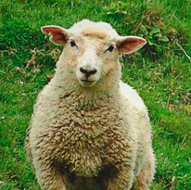
#> input picture TP4/Imagen5.png, 191 x 190 px
$ jupyter execute TP5.ipynb   (shell and % lines are left out)
#> lines starting #> are read from the running program, lines starting #| are printed output that depends on the picture; after the words box and inside, x2 and y2 are one past the last pixel; in counts of white or black regions, pixels touching at a corner belong together
[cell 1]
import numpy as np
import cv2 as cv
import matplotlib.pyplot as plt

[cell 2]
img = cv.imread('TP4/Imagen5.png')
#> img is the input picture: shape (190, 191, 3); mean B, G, R 65, 123.7, 102.5
img_show = cv.cvtColor(img, cv.COLOR_BGR2RGB)
img = cv.cvtColor(img, cv.COLOR_BGR2LAB)
#> img: shape (190, 191, 3); mean of channels 0, 1, 2 124.9, 111.3, 157.4
plt.imshow(img_show)
plt.show()

[cell 3]
features = img.reshape((-1,3))
print('Dimensión de la matriz de características (espacio RGB): {}'.format(features.shape))
#| Dimensión de la matriz de características (espacio RGB): (36290, 3)
features = np.float32(features)

[cell 4]
# Definimos el criterio de detención (Epsilon e iteraciones máximas) y número de clústers (K)
criteria = (cv.TERM_CRITERIA_MAX_ITER + cv.TERM_CRITERIA_EPS, 30, 1.0)
K = 2

# Corremos el algoritmo de K-means con:
# - El criterio de detención predefinido
# - 10 ejecuciones del algoritmo distintos parametros iniciales (devuelve los centros de la corrida que de grupos más compactos)
# - Parámetro de incialización de las semillas (aleatorio)
compact, label, color_clusters = cv.kmeans(features, K, None, criteria, 10, cv.KMEANS_RANDOM_CENTERS)
#> compact = 40843824.5; color_clusters = [[99.46, 106.6, 160.2], [179.6, 121.4, 151.2]]

[cell 5]
# Mostramos los centroides (colores) que representan cada cluster encontrado
color_clusters = np.uint8(color_clusters)
#> color_clusters = [[99, 106, 160], [179, 121, 151]]
print(f'Centroides: \n {color_clusters} \n')
#| Centroides:
#|  [[ 99 106 160]
#|  [179 121 151]]
# La función también devuelve un parámetro de "compactación" basado en las diferencias cuadradas entre las muestras y los centros hallados
compact = np.uint8(compact)
#> compact = 48
print('Compactación: \n {} \n'.format(compact))
#| Compactación:
#|  48
label[:4]
#> Out = [0, 0, 0, 0]

[cell 6]
# Cada píxel que corresponde a un grupo tiene copiado como etiqueta el color al que corresponde.
# Hacemos un reshape al tamaño original de la matriz de imagen
img_out = color_clusters[label.flatten()]
img_out = img_out.reshape((img.shape))
#> img_out: shape (190, 191, 3); mean of channels 0, 1, 2 124.4, 110.8, 157.1

# Mostramos la imagen compuesta
img_out_show = cv.cvtColor(img_out, cv.COLOR_LAB2RGB)
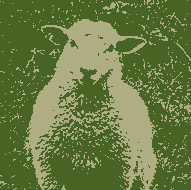
#> img_out_show: shape (190, 191, 3); mean R, G, B 104, 123.5, 65.8
plt.imshow(img_out_show)
plt.show()

[cell 7]
mask_list = list()
for cluster in color_clusters:
  mask = np.zeros(img_out.shape[:2],'uint8')
  mask[np.where((img_out == cluster).all(axis=2))] = 255
  mask_list.append(mask)
#> this loop made 2 passes
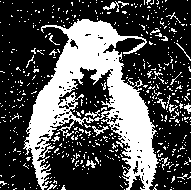
#> mask: shape (190, 191); 31.8% white; 559 white regions (539 under 20 px), largest, box (x1, y1, x2, y2) and area: (23, 19, 159, 190) 9088, (103, 1, 129, 12) 91, (92, 126, 109, 136) 58
#> after the loop, mask_list = 2 items

for i, mask in enumerate(mask_list):
    img_segmented = cv.bitwise_and(img_show, img_show, mask = mask)
    plt.imshow(img_segmented)
    plt.show()
#> this loop made 2 passes
#> pass 1, `img_segmented = cv.bitwise_and(img_show, img_show, mask = mask)`:
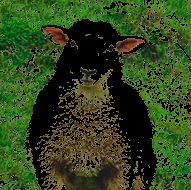
#> img_segmented: shape (190, 191, 3); mean R, G, B 46.7, 68.2, 23.7
#> pass 2, `img_segmented = cv.bitwise_and(img_show, img_show, mask = mask)`:
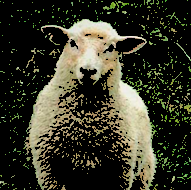
#> img_segmented: shape (190, 191, 3); mean R, G, B 55.8, 55.4, 41.3
    # print(mask)

[cell 8]
fig = plt.figure(figsize=(12, 12))
ax = fig.add_subplot(projection='3d')
ax.scatter(features[:,0], features[:,1], features[:,2], marker=".")
plt.show()
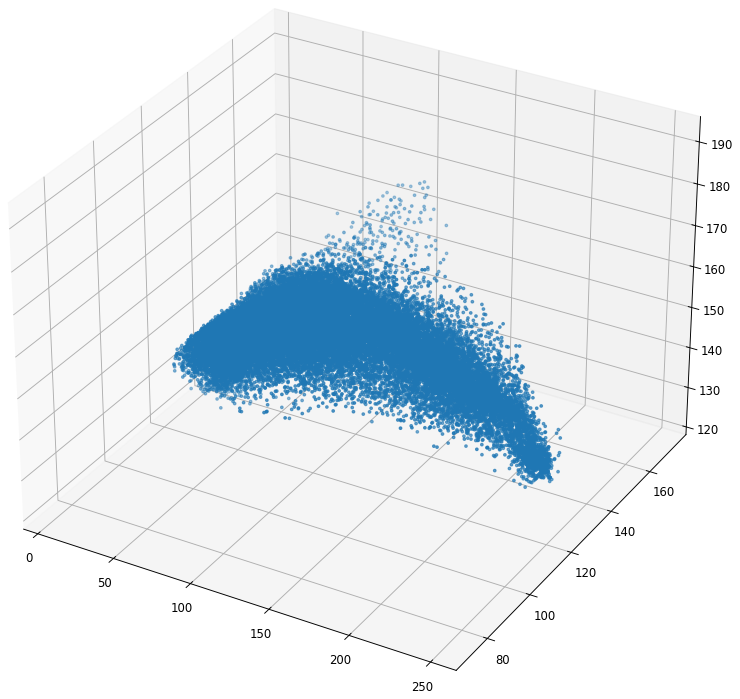
#> figure drawn by matplotlib, 1 panel

[cell 9]
features = img.reshape((-1,3))
features2=[]
column_count=-1
for index, value in enumerate(features):
    if index%img.shape[1]==0:
        column_count+=1
    features2.append([value[0],value[1],value[2], index-(img.shape[0]+1)*column_count, column_count])
#> this loop made 36290 passes
#> value on passes 1 to 12: [112, 88, 170], [89, 90, 168], [113, 91, 168], [128, 93, 167], [132, 96, 166], [134, 98, 167], [126, 99, 168], [95, 99, 168], [123, 99, 171], [118, 96, 172], [103, 91, 171], [92, 91, 169]
#> after the loop, column_count = 189; features2 = 36290 items
features = np.array(features2)
features = np.float32(features)
print('Dimensión de la matriz de características (espacio RGB): {}'.format(features.shape))
#| Dimensión de la matriz de características (espacio RGB): (36290, 5)

[cell 10]
criteria = (cv.TERM_CRITERIA_MAX_ITER + cv.TERM_CRITERIA_EPS, 30, 1.0)
K = 2
compact, label, color_clusters = cv.kmeans(features, K, None, criteria, 10, cv.KMEANS_RANDOM_CENTERS)
#> compact = 226264021.9; color_clusters = [[110, 112.8, 156.3, 48.47, 105.3], [139.2, 109.9, 158.4, 139.5, 84.21]]

[cell 11]
# Mostramos los centroides (colores) que representan cada cluster encontrado
color_clusters = np.uint8(color_clusters)
#> color_clusters = [[109, 112, 156, 48, 105], [139, 109, 158, 139, 84]]
print(f'Centroides: \n {color_clusters} \n')
#| Centroides:
#|  [[109 112 156  48 105]
#|  [139 109 158 139  84]]
# La función también devuelve un parámetro de "compactación" basado en las diferencias cuadradas entre las muestras y los centros hallados
compact = np.uint8(compact)
#> compact = 213
print('Compactación: \n {} \n'.format(compact))
#| Compactación:
#|  213
label[:4]
#> Out = [0, 0, 0, 0]

[cell 12]
# Cada píxel que corresponde a un grupo tiene copiado como etiqueta el color al que corresponde.
# Hacemos un reshape al tamaño original de la matriz de imagen
img_out = color_clusters[label.flatten()]
img_out = img_out[:,:3].reshape((img.shape))
#> img_out: shape (190, 191, 3); mean of channels 0, 1, 2 124.3, 110.5, 157

# Mostramos la imagen compuesta
img_out_show = cv.cvtColor(img_out, cv.COLOR_LAB2RGB)
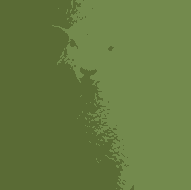
#> img_out_show: shape (190, 191, 3); mean R, G, B 102.8, 122.9, 65.3
plt.imshow(img_out_show)
plt.show()

[cell 13]
mask_list = list()
for cluster in color_clusters:
  mask = np.zeros(img_out.shape[:2],'uint8')
  print(img_out.shape, cluster.shape)
  mask[np.where((img_out == cluster[:3]).all(axis=2))] = 255
  mask_list.append(mask)
#> this loop made 2 passes
#| (190, 191, 3) (5,)
#| (190, 191, 3) (5,)
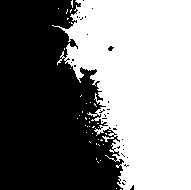
#> mask: shape (190, 191); 51.1% white; 32 black regions (31 under 20 px), largest, box (x1, y1, x2, y2) and area: (0, 0, 124, 190) 17621

for i, mask in enumerate(mask_list):
    img_segmented = cv.bitwise_and(img_show, img_show, mask = mask)
    plt.imshow(img_segmented)
    plt.show()
#> this loop made 2 passes
#> pass 1, `img_segmented = cv.bitwise_and(img_show, img_show, mask = mask)`:
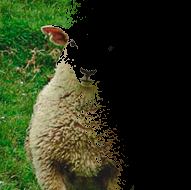
#> img_segmented: shape (190, 191, 3); mean R, G, B 43.6, 52.9, 26
#> pass 2, `img_segmented = cv.bitwise_and(img_show, img_show, mask = mask)`:
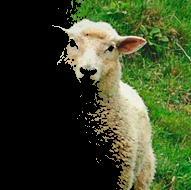
#> img_segmented: shape (190, 191, 3); mean R, G, B 58.9, 70.8, 39
    # print(mask)

[cell 14]
fig = plt.figure(figsize=(12, 12))
ax = fig.add_subplot(projection='3d')
ax.scatter(features[:,2], features[:,3], features[:,4], marker=".")
plt.show()
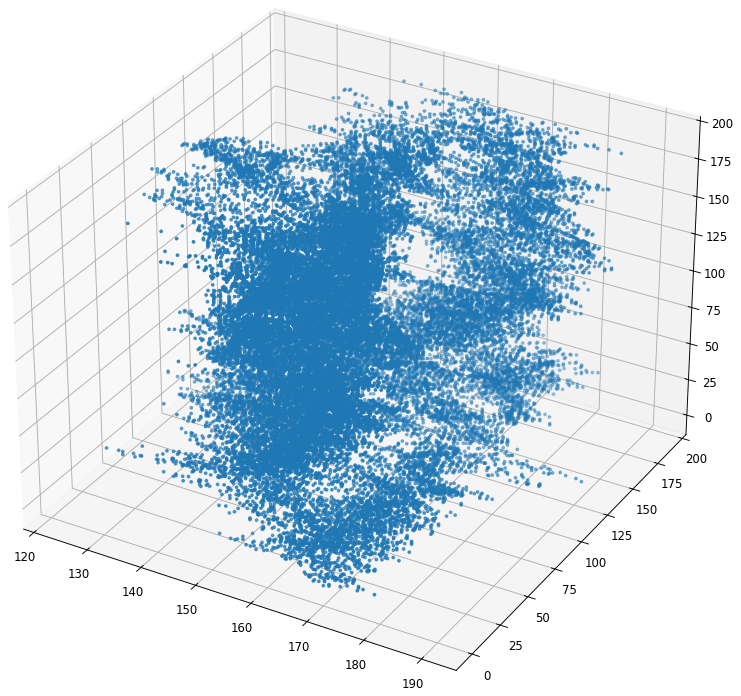
#> figure drawn by matplotlib, 1 panel

$ run again, with TP4/Imagen1.png copied over TP4/Imagen5.png
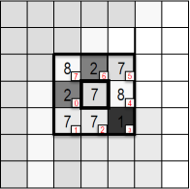
#> input picture TP4/Imagen1.png, 190 x 189 px
#> img is the input picture: shape (189, 190, 3); mean B, G, R 202.3, 202.3, 202.7
#> img: shape (189, 190, 3); mean of channels 0, 1, 2 205.4, 128.2, 128.1
#| Dimensión de la matriz de características (espacio RGB): (35910, 3)
#> `compact, label, color_clusters = cv.kmeans(features, K, None, criteria..`: compact = 28958907.1; color_clusters = [[78.39, 128.2, 128], [235.8, 128.2, 128.1]]
#> `color_clusters = np.uint8(color_clusters)`: color_clusters = [[78, 128, 127], [235, 128, 128]]
#| Centroides:
#|  [[ 78 128 127]
#|  [235 128 128]]
#> `compact = np.uint8(compact)`: compact = 187
#| Compactación:
#|  187
#> `label[:4]`: Out = [0, 0, 0, 0]
#> the loop `for cluster in color_clusters:` made 2 passes
#> after the loop `for cluster in color_clusters:`:
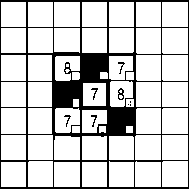
#> mask: shape (189, 190); 80.7% white; 9 black regions (3 under 20 px), largest, box (x1, y1, x2, y2) and area: (0, 0, 189, 189) 6780, (118, 88, 124, 100) 41, (91, 88, 98, 100) 27, (91, 115, 97, 127) 27, (118, 62, 125, 74) 26, (64, 115, 71, 127) 25
#> after the loop `for cluster in color_clusters:`: mask_list = 2 items
#> the loop `for i, mask in enumerate(mask_list):` made 2 passes
#> the loop `for index, value in enumerate(features):` made 35910 passes
#> value on passes 1 to 8: [133, 128, 128], [136, 128, 128], [136, 128, 128], [136, 128, 128], [136, 128, 128], [136, 128, 128], [136, 128, 128], [136, 128, 128]
#> after the loop `for index, value in enumerate(features):`: column_count = 188; features2 = 35910 items
#| Dimensión de la matriz de características (espacio RGB): (35910, 5)
#> `compact, label, color_clusters = cv.kmeans(features, K, None, criteria..`: compact = 243792501.8; color_clusters = [[77.46, 128.2, 128, 91.02, 94.11], [235.5, 128.2, 128.1, 95.32, 93.97]]
#> `color_clusters = np.uint8(color_clusters)`: color_clusters = [[77, 128, 127, 91, 94], [235, 128, 128, 95, 93]]
#| Centroides:
#|  [[ 77 128 127  91  94]
#|  [235 128 128  95  93]]
#> `compact = np.uint8(compact)`: compact = 117
#| Compactación:
#|  117
#> `label[:4]`: Out = [0, 0, 0, 0]
#> the loop `for cluster in color_clusters:` made 2 passes
#> (printed output is left out)
#> `plt.show()`:
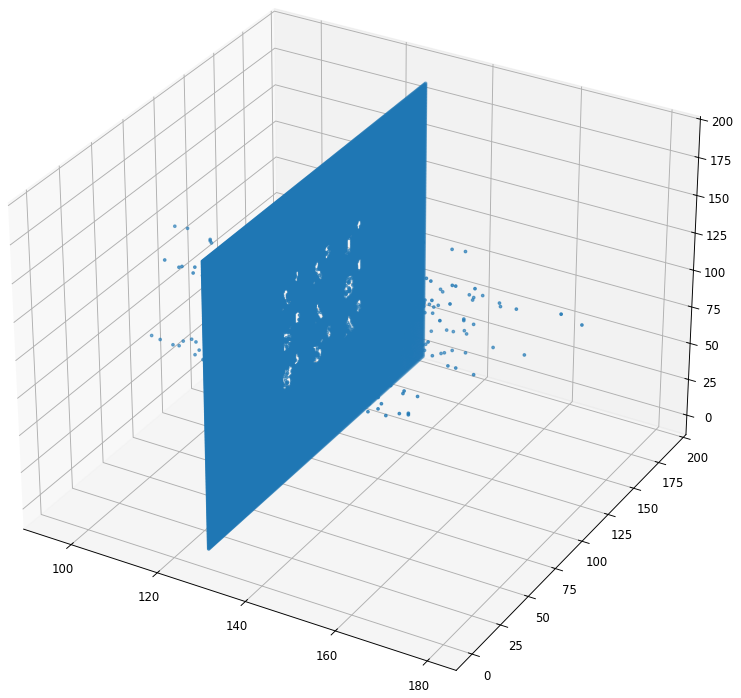
#> figure drawn by matplotlib, 1 panel

$ run again, with TP4/Imagen2.png copied over TP4/Imagen5.png
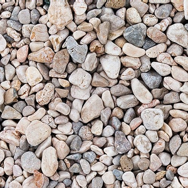
#> input picture TP4/Imagen2.png, 188 x 188 px
#> img is the input picture: shape (188, 188, 3); mean B, G, R 151.9, 157.3, 169.2
#> img: shape (188, 188, 3); mean of channels 0, 1, 2 165.6, 131.6, 132.5
#| Dimensión de la matriz de características (espacio RGB): (35344, 3)
#> `compact, label, color_clusters = cv.kmeans(features, K, None, criteria..`: compact = 33343809.2; color_clusters = [[194, 131.3, 132.5], [78.72, 132.2, 132.6]]
#> `color_clusters = np.uint8(color_clusters)`: color_clusters = [[194, 131, 132], [78, 132, 132]]
#| Centroides:
#|  [[194 131 132]
#|  [ 78 132 132]]
#> `compact = np.uint8(compact)`: compact = 65
#| Compactación:
#|  65
#> `label[:4]`: Out = [0, 0, 0, 0]
#> the loop `for cluster in color_clusters:` made 2 passes
#> after the loop `for cluster in color_clusters:`: mask_list = 2 items
#> the loop `for i, mask in enumerate(mask_list):` made 2 passes
#> the loop `for index, value in enumerate(features):` made 35344 passes
#> value on passes 1 to 8: [196, 125, 136], [226, 125, 136], [243, 131, 138], [233, 139, 132], [229, 131, 138], [30, 128, 128], [155, 134, 130], [227, 128, 128]
#> after the loop `for index, value in enumerate(features):`: column_count = 187; features2 = 35344 items
#| Dimensión de la matriz de características (espacio RGB): (35344, 5)
#> `compact, label, color_clusters = cv.kmeans(features, K, None, criteria..`: compact = 244528937.4; color_clusters = [[167.7, 131.7, 132.3, -60.62, 135.5], [163.4, 131.4, 132.7, 59.39, 52.35]]
#> `color_clusters = np.uint8(color_clusters)`: color_clusters = [[167, 131, 132, 196, 135], [163, 131, 132, 59, 52]]
#| Centroides:
#|  [[167 131 132 196 135]
#|  [163 131 132  59  52]]
#> `compact = np.uint8(compact)`: compact = 41
#| Compactación:
#|  41
#> `label[:4]`: Out = [1, 1, 1, 1]
#> the loop `for cluster in color_clusters:` made 2 passes
#> (printed output is left out)
#> `plt.show()`:
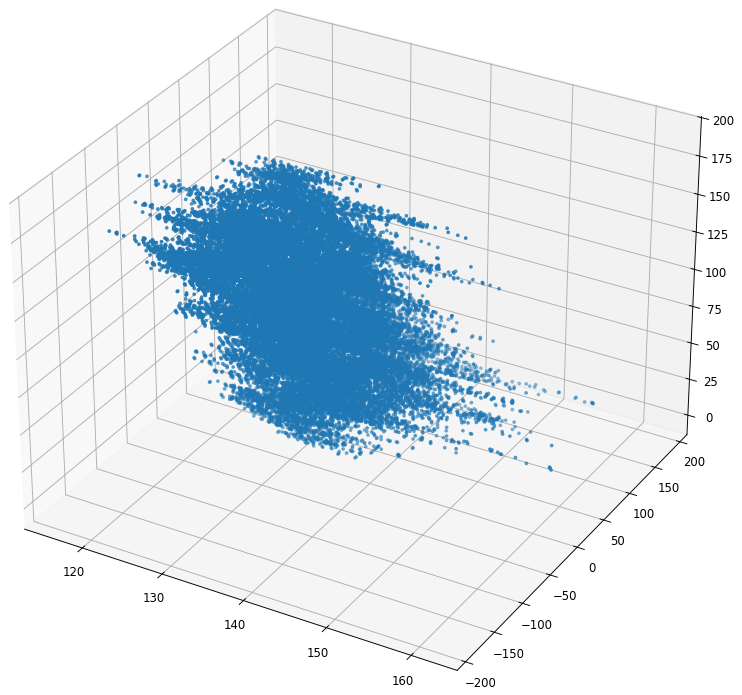
#> figure drawn by matplotlib, 1 panel
